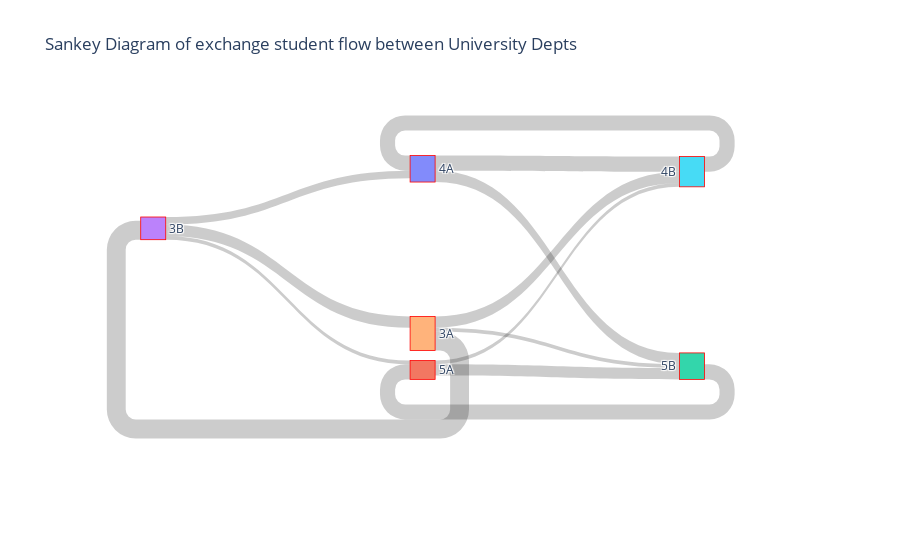

Source (notebook cell):
### Code cell
import pandas as pd
import plotly.graph_objects as gr
data = {
    'Sending_Dept': ['5A', '4A', '5B', '5A', '4B', '4A', '3A', '3B', '3A', '3B', '3A', '3B'],
    'Accepting_Dept': ['4B', '5B', '5A', '5B', '4A', '4B', '5B', '5A', '4B', '4A', '3B', '3A'],
    'FlowValue': [1, 3, 4, 3, 4, 4, 1, 1, 3, 2, 5, 3]
}
df = pd.DataFrame(data)
unique_departments = set(df['Sending_Dept']).union(set(df['Accepting_Dept']))
Depts = list(unique_departments)
Dept_indices = {}
for i, dept in enumerate(Depts):
    Dept_indices[dept] = i
sending_indices = []
for dept in df['Sending_Dept']:
    dept_index = Dept_indices[dept]
    sending_indices.append(dept_index)
    print(f"Sending indices are: {sending_indices}")
accepting_indices = []
for dept in df['Accepting_Dept']:
    dept_index = Dept_indices[dept]
    accepting_indices.append(dept_index)
flowvalues = df['FlowValue'].tolist()
# Sankey diagram
fig = gr.Figure(data=[gr.Sankey(
    node=dict( pad=10,thickness=25,line=dict(color="red", width=0.8),label=Depts,),
    link=dict(source=sending_indices,target=accepting_indices,value=flowvalues)
)])
fig.update_layout(title_text="Sankey Diagram of exchange student flow between University Depts", font_size=12)
fig.show()

### Figure 1 — Plotly figure (JSON) as saved in the notebook; plotly's stock layout.template omitted (floating-point values rounded to 4 significant figures)
{"data": [{"link": {"source": [1, 0, 2, 1, 5, 0, 4, 3, 4, 3, 4, 3], "target": [5, 2, 1, 2, 0, 5, 2, 1, 5, 0, 3, 4], "value": [1, 3, 4, 3, 4, 4, 1, 1, 3, 2, 5, 3]}, "node": {"label": ["4A", "5A", "5B", "3B", "3A", "4B"], "line": {"color": "red", "width": 0.8}, "pad": 10, "thickness": 25}, "type": "sankey"}], "layout": {"font": {"size": 12}, "title": {"text": "Sankey Diagram of exchange student flow between University Depts"}}}
